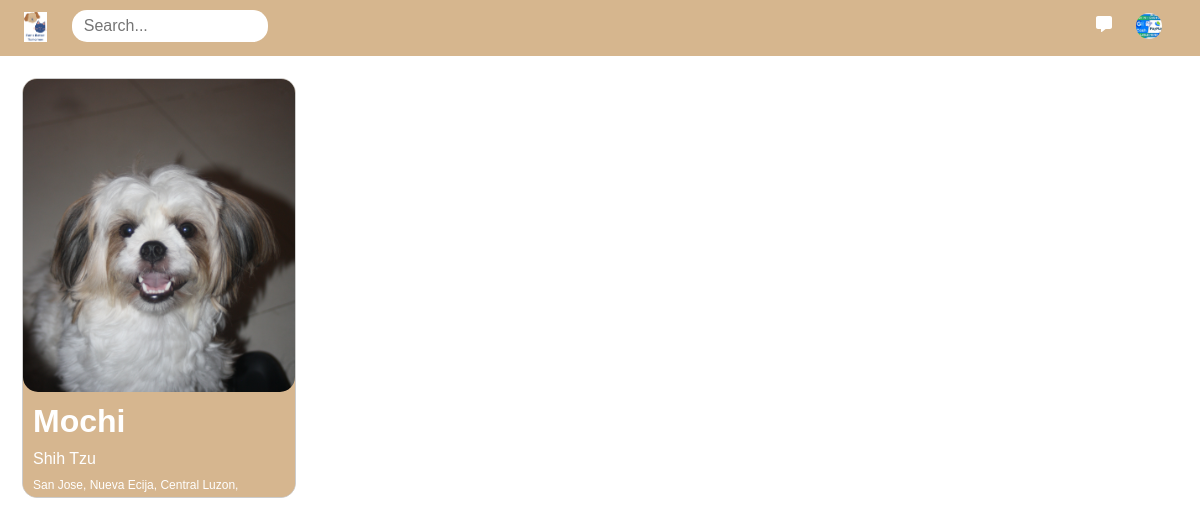
The app's page /home/ (signed in), older data.
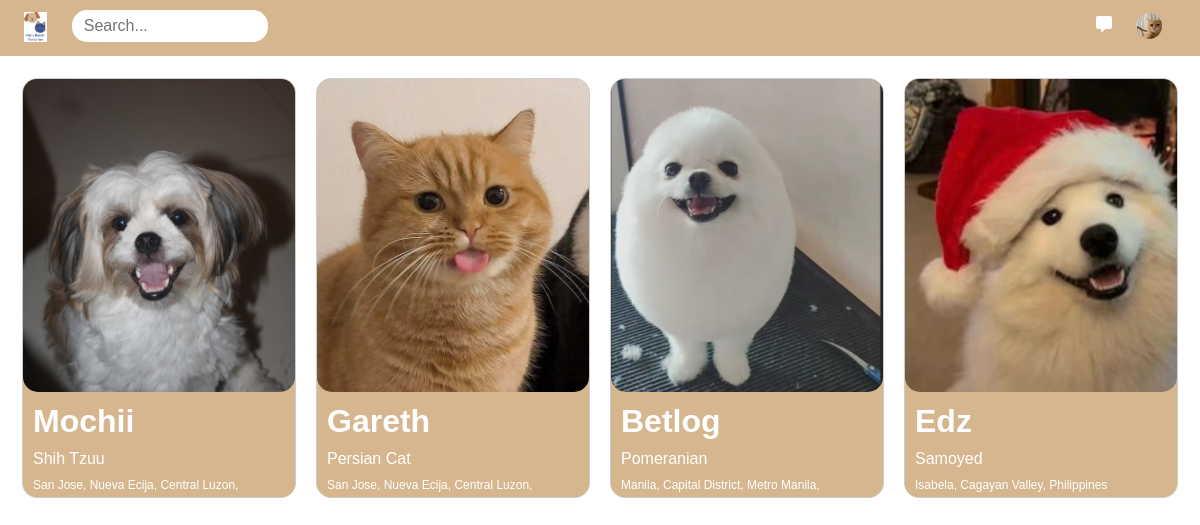
The same page, newer data.
### my_app/models.py (models this page shows, shortened)
class Profile(models.Model):
    user = models.ForeignKey(User, on_delete=models.CASCADE)
    profile_picture = models.ImageField(upload_to='Profile_pic/', blank=True, null=True)
    name = models.CharField(max_length=100, default='Unknown')
    gender = models.CharField(max_length=10, default='Unknown')
    breed = models.CharField(max_length=100, default='Unknown')
    birthday = models.DateField(default='2000-01-01')
    location = models.CharField(max_length=200, default='Unknown')
    created_at = models.DateTimeField(auto_now_add=True)
    updated_at = models.DateTimeField(auto_now=True)

### my_app/views.py (the view)
# urls.py: path('home/', views.home, name='home'),
@login_required(login_url='login')
def home(request):
    profiles = Profile.objects.all()
    profile = profiles.first()  # Get the first profile from the QuerySet
    if profile:
        birth_date = profile.birthday
        today = date.today()
        age = today.year - birth_date.year - ((today.month, today.day) < (birth_date.month, birth_date.day))
    else:
        birth_date = None
        age = None
    context = {
        'profiles': profiles,
        'birthday': birth_date,
        'age': age
    }
    return render(request, 'home.html', context)

### my_app/context_processors.py (called while the page is built)
def user_profile(request):
    if request.user.is_authenticated:
        try:
            profile = Profile.objects.get(user=request.user)
        except Profile.DoesNotExist:
            profile = None
        return {'profile': profile}
    return {}

### my_app/templates/home.html (shortened to what this page needs)
{% extends "header.html" %}
{% block content %}
{% load static %}
<div class="container-fluid" style="margin-top: 2px; font-family: helvetica;">
    <div class="pet-cards-flex">
        {% for profile in profiles %}
        {% if user.id != profile.user.id %}
        <div class="pet-card" onclick="openPopup('{{ profile.profile_picture.url }}', '{{ profile.name }}', '{{ profile.gender }}','{{ profile.breed }}', '{{ profile.birthday }}', '{{ age }}','{{ profile.location }}')">
            <a href="javascript:void(0);" style="text-decoration: none;">
                <img src="{{ profile.profile_picture.url }}" alt="{{ profile.name }}">
                <div class="pet-info">
                    <h1 style="font-size: 32px;">{{ profile.name }}</h1>
                    <h3 style="font-size: 16px;">{{ profile.breed }}</h3>
                    <p>{{ profile.location }}</p>
                </div>
            </a>
        </div>
        {% endif %}
        {% endfor %}
    </div>
</div>
{% endblock %}

### my_app/templates/header.html (shortened to what this page needs)
<!DOCTYPE html>
<html lang="en">
<head>
    {% load static %}
    <link rel="stylesheet" type="text/css" href="{% static 'css/bimble.css' %}">
    <link rel="stylesheet" href="https://cdnjs.cloudflare.com/ajax/libs/font-awesome/6.0.0-beta3/css/all.min.css">
    <link href="https://cdn.jsdelivr.net/npm/bootstrap@5.3.3/dist/css/bootstrap.min.css" rel="stylesheet">
</head>
<header>
    <div class="container-fluid" style="background-color: #D6B68e; height: 56px;">
        <div class="flex-container" style="display: flex; align-items: center; padding-top: 10px; position: relative;">
            <div class="container-fluid" style="flex-grow: 1;">
                <a href="{% url 'home' %}" style="text-decoration: none;">
                    <img src="{% static 'images/tagline.png' %}" alt="Logo" style="height: 30px;">
                </a>
                <input type="text" class="search-bar-home" placeholder="Search..." style="height: 30px; width: 35%; margin-left: 20px; padding-left: 12px;">
            </div>
            <div class="container-fluid" style="text-align: right; padding-right: 26px;">
                <a class="icon-button" href="{% url 'chat' %}">
                    <i class="fa-solid fa-message"></i>
                </a>
                <a href="{% url 'viewprofile' user.id %}" style="text-decoration: none; padding: 0 0 0 20px;">
                  {% if profile and profile.profile_picture %}
                    <img src="{{ profile.profile_picture.url }}" class="profile-pic-btn" alt="Profile Picture">
                  {% else %}
                    <img src="{% static 'default_profile_picture.png' %}" class="profile-pic-btn" alt="Default Profile Picture">
                  {% endif %}
                </a>
            </div>
        </div>
    </div>
</header>
<body>
{% block content %}
{% endblock %}
</body>
</html>

Row changes from the older to the newer data that the page shows:
changed Profile (number 1 of 5 on the later page): profile_picture: a different picture
changed Profile: profile_picture: a different picture; name "Mochi" → "Mochii"; breed "Shih Tzu" → "Shih Tzuu"
added Profile: profile_picture (picture), name "Gareth", breed "Persian Cat", location "San Jose, Nueva Ecija, Central Luzon,…"
added Profile: profile_picture (picture), name "Betlog", breed "Pomeranian", location "Manila, Capital District, Metro Manila,…"
added Profile: profile_picture (picture), name "Edz", breed "Samoyed", location "Isabela, Cagayan Valley, Philippines"
